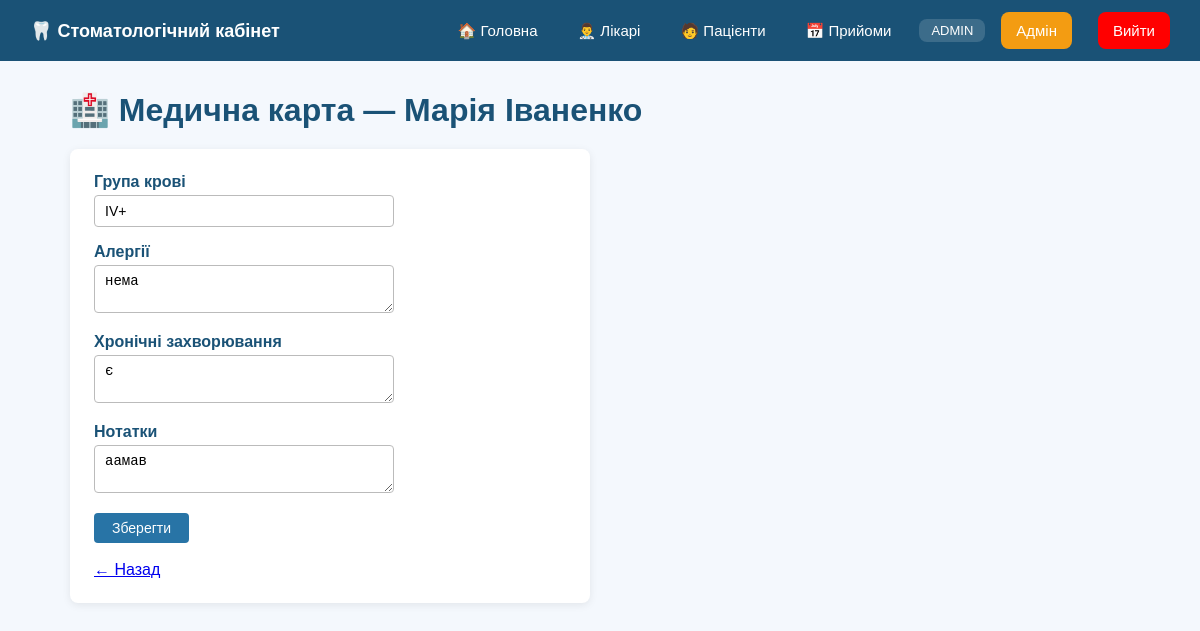
Page /patients/1/medical-card (signed in) on the committed database.
### app.py (models this page shows, shortened)
class User(db.Model, UserMixin):
    __tablename__ = 'users'
    id = db.Column(
        db.Integer,
        primary_key=True
    )
    username = db.Column(
        db.String(100),
        unique=True,
        nullable=False
    )
    password_hash = db.Column(
        db.String(255),
        nullable=False
    )
    role = db.Column(
        db.String(20),
        default='user'
    )

class Patient(db.Model):
    __tablename__ = 'patients'
    id = db.Column(db.Integer, primary_key=True)
    name = db.Column(db.String(100), nullable=False)
    surname = db.Column(db.String(100), nullable=False)
    birth_date = db.Column(db.String(20))
    phone = db.Column(db.String(20))
    address = db.Column(db.String(250))
    appointments = db.relationship('Appointment', back_populates='patient', cascade='all, delete-orphan')
    medical_card = db.relationship('MedicalCard', back_populates='patient', uselist=False, cascade='all, delete-orphan')

class MedicalCard(db.Model):
    __tablename__ = 'medical_cards'
    id = db.Column(db.Integer, primary_key=True)
    patient_id = db.Column(db.Integer, db.ForeignKey('patients.id'), unique=True, nullable=False)
    allergies = db.Column(db.Text, default='')           # алергії
    chronic_diseases = db.Column(db.Text, default='')    # хронічні хвороби
    blood_type = db.Column(db.String(10), default='')    # група крові
    notes = db.Column(db.Text, default='')               # нотатки
    patient = db.relationship('Patient', back_populates='medical_card')

### app.py (the view)
@app.route('/patients/<int:pk>/medical-card', methods=['GET', 'POST'])
@login_required
def medical_card(pk):
    patient = Patient.query.get_or_404(pk)
    if not patient.medical_card:
        mc = MedicalCard(patient_id=pk)
        db.session.add(mc)
        db.session.commit()
    form = MedicalCardForm(obj=patient.medical_card)
    if current_user.role == 'admin' and form.validate_on_submit():
        form.populate_obj(patient.medical_card)
        db.session.commit()
        flash('Медичну карту оновлено!', 'success')
        return redirect(url_for('patients_list'))
    return render_template('medical_card.html', form=form, patient=patient, role=current_user.role)

### app.py
class MedicalCardForm(FlaskForm):
    blood_type = StringField("Група крові", validators=[Optional()])
    allergies = TextAreaField("Алергії", validators=[Optional()])
    chronic_diseases = TextAreaField("Хронічні захворювання", validators=[Optional()])
    notes = TextAreaField("Нотатки", validators=[Optional()])

### app.py (called while the page is built)
@login_manager.user_loader
def load_user(user_id):
    return db.session.get(User, int(user_id))

### templates/medical_card.html (shortened to what this page needs)
{% extends "base.html" %}
{% block content %}
<h1>🏥 Медична карта — {{ patient.name }} {{ patient.surname }}</h1>
<div class="form-box">
{% if role == 'admin' %}
<form method="post">
  {% for field in form if field.widget.input_type != 'hidden' %}
  <div class="form-group">
    {{ field.label }}
    {{ field(class="form-input") }}
  </div>
  {% endfor %}
  <button type="submit" class="btn btn-primary">Зберегти</button>
</form>
{% else %}
  <p><b>Група крові:</b> {{ patient.medical_card.blood_type or "—" }}</p>
  <p><b>Алергії:</b> {{ patient.medical_card.allergies or "—" }}</p>
  <p><b>Хронічні захворювання:</b> {{ patient.medical_card.chronic_diseases or "—" }}</p>
  <p><b>Нотатки:</b> {{ patient.medical_card.notes or "—" }}</p>
{% endif %}
<br><a href="{{ url_for('patients_list') }}">← Назад</a>
</div>
{% endblock %}

### templates/base.html (shortened to what this page needs)
<!DOCTYPE html>
<html lang="uk">
<head>
</head>
<body>
<nav>
  <span class="brand">
      🦷 Стоматологічний кабінет
  </span>
   {% if current_user.is_authenticated %}
   <a href="{{ url_for('home_page') }}">
     🏠 Головна
   </a>
   {% else %}
    <a href="{{ url_for('auth_choice') }}">
      🏠 Головна
    </a>
    {% endif %}
  {% if current_user.is_authenticated %}
      <a href="{{ url_for('doctors_list') }}">
          👨‍⚕️ Лікарі
      </a>
      <a href="{{ url_for('patients_list') }}">
          🧑 Пацієнти
      </a>
      <a href="{{ url_for('appointments_list') }}">
          📅 Прийоми
      </a>
      <span class="role-info">
          {{ current_user.role|upper }}
      </span>
      {% if current_user.is_authenticated
          and current_user.role == 'admin' %}
      <a href="{{ url_for('admin_panel') }}"
          style="
               background:#f39c12;
               color:white;
               padding:10px 15px;
               border-radius:8px;
               text-decoration:none;
          ">
           Адмін
      </a>
      {% endif %}
      <a href="{{ url_for('logout') }}"
         onclick="return confirmLogout()"
         style="
            background:red;
            color:white;
            padding:10px 15px;
            border-radius:8px;
            text-decoration:none;
            margin-left:10px;
         ">
          Вийти
      </a>
  {% endif %}
</nav>
<div class="container">
    {% block content %}
    {% endblock %}
</div>
</body>
</html>

### templates/base.html (style rules this page uses)
* { margin:0; padding:0; box-sizing:border-box; }
body { font-family:Arial,sans-serif; background:#f4f8fd; color:#333; }
nav { background:#1a5276; padding:12px 30px; display:flex; align-items:center; gap:16px; }
nav a { color:white; text-decoration:none; padding:6px 12px; border-radius:4px; font-size:15px; }
.brand { font-size:18px; font-weight:bold; margin-right:auto; color:white; }
.container { max-width:1100px; margin:30px auto; padding:0 20px; }
h1 { color:#1a5276; margin-bottom:20px; }
.btn { padding:7px 18px; border:none; border-radius:4px; cursor:pointer; font-size:14px; }
.btn-primary { background:#2874a6; color:white; }
.form-group { margin-bottom:16px; }
.form-group label { display:block; font-weight:bold; margin-bottom:4px; color:#1a5276; }
.form-input, input[type=text], input[type=date], select, textarea { padding:7px 10px; border:1px solid #bbb; border-radius:4px; width:300px; font-size:14px; }
.form-box { background:white; padding:24px; border-radius:8px; max-width:520px; box-shadow:0 2px 8px rgba(0,0,0,.08); }
.role-info { background:rgba(255,255,255,0.15); color:white; padding:4px 12px; border-radius:8px; font-size:13px; }

### rows in the picture
User: role "ADMIN"
Patient: name "Марія", surname "Іваненко"
MedicalCard: blood_type "IV+" "нема" "є" "аамав"

### other values in the picture
{{ field.label }} "Група крові" "Алергії" "Хронічні захворювання" "Нотатки"
